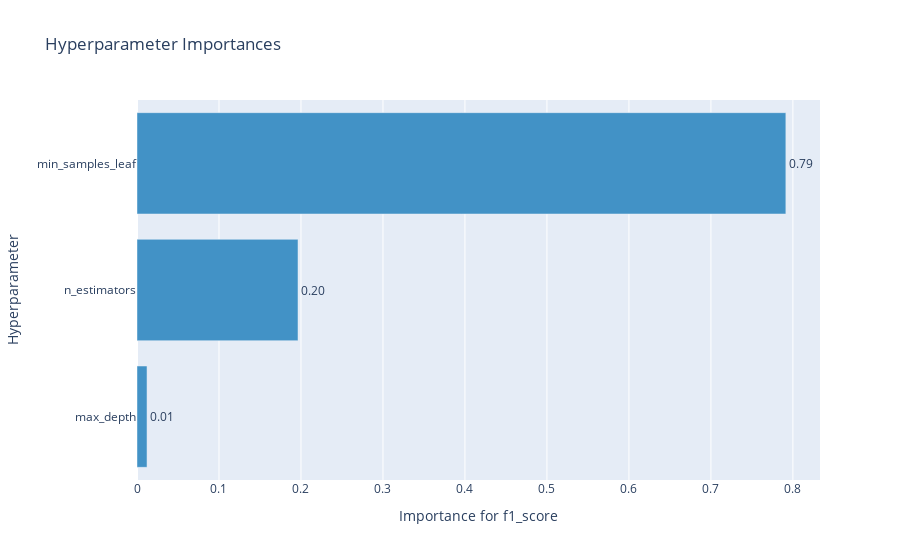

The notebook cell saved with this chart:
### Markdown cell above
График важности гиперпараметров - помогает понять, какие гиперпараметры вносят больший вклад в минимизацию/максимизацию метрики.

### Code cell
optuna.visualization.plot_param_importances(study, target_name="f1_score")

### Figure 1 — Plotly figure (JSON) as saved in the notebook; plotly's stock layout.template omitted (floating-point values rounded to 4 significant figures)
{"data": [{"cliponaxis": false, "hovertemplate": ["max_depth (IntUniformDistribution): 0.012233182359343014<extra></extra>", "n_estimators (IntUniformDistribution): 0.19636754272221948<extra></extra>", "min_samples_leaf (IntUniformDistribution): 0.7913992749184375<extra></extra>"], "marker": {"color": "rgb(66,146,198)"}, "orientation": "h", "text": ["0.012233182359343014", "0.19636754272221948", "0.7913992749184375"], "textposition": "outside", "texttemplate": "%{text:.2f}", "type": "bar", "x": [0.01223, 0.1964, 0.7914], "y": ["max_depth", "n_estimators", "min_samples_leaf"]}], "layout": {"showlegend": false, "title": {"text": "Hyperparameter Importances"}, "xaxis": {"title": {"text": "Importance for f1_score"}}, "yaxis": {"title": {"text": "Hyperparameter"}}}}
